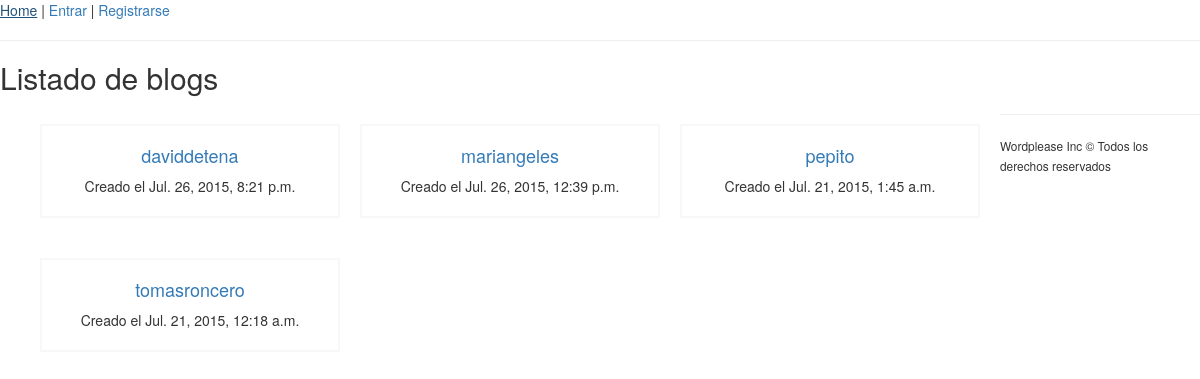
The app's page /blogs/ with its own data.
### blogs/models.py (models this page shows)
class Blog(models.Model):
    owner = models.OneToOneField(User)
    created_at = models.DateTimeField(auto_now_add=True)        # Se guarda al crearse el blog
    def __unicode__(self):
        return self.owner.username

### blogs/views.py (the view)
# urls.py: url(r'^blogs/$', BlogsView.as_view(), name='blog_home'),    # listado de blogs, con vista basada en clase BlogsView
class BlogsView(View):
    def get(self, request):
        blogs = Blog.objects.all().order_by('-created_at')
        context = {
            "blog_list": blogs[:5]
        }
        return render(request, 'blogs/home.html', context)

### blogs/templates/blogs/home.html (shortened to what this page needs)
{% extends 'base.html' %}
{% block section %}
    {% if blog_list|length > 0 %}
        <h2>Listado de blogs</h2>
        <ul class="post-list">
        {% for blog in blog_list %}
            <li>
                <div>
                    <h4><a href="{% url 'blog_posts' blog.owner.username %}">{{ blog }}</a></h4>
                    <p>Creado el {{ blog.created_at}}</p>
                </div>
            </li>
        {% endfor %}
    {% else %}
        ¡Sé el primero en crear un blog!
    {% endif %}
    </ul>
{% endblock %}

### wordplease/templates/base.html (shortened to what this page needs)
{% load staticfiles %}
<!DOCTYPE html>
<html lang="es">
<head>
    <link rel="stylesheet" href="{% static 'css/bootstrap.min.css' %}">
    <link rel="stylesheet" href="{% static 'css/bootstrap-theme.min.css' %}">
</head>
<body>
    <nav>
        <a href="{% url 'post_home' %}">Home</a>
        |
        {% if user.is_authenticated %}
            <a href="{% url 'post_create' %}">Crear post</a>
            |
            <a href="{% url 'blog_posts' user %}">Mis posts</a>
            <a style="float: right;" href="{% url 'user_logout' %}">Salir</a>
            <span style="float: right; margin-right: 10px">¡Hola, <strong>{{ user.first_name }} {{ user.last_name }}</strong>! </span>
        {% else %}
            <a href="{% url 'user_login' %}">Entrar</a>
            |
            <a href="{% url 'user_signup' %}">Registrarse</a>
        {% endif %}
    </nav>
    <hr>
    <section>
        {% block section %}
        {% endblock %}
    </section>
    <hr>
    <footer>
        <small>Wordplease Inc &copy; Todos los derechos reservados</small>
    </footer>
</body>
</html>

### wordplease/templates/base.html (style rules this page uses)
ul.post-list { list-style: none; }
ul.post-list li { float: left; margin: 20px 20px 20px 0; }
ul.post-list li:last-child { margin-right: 0; }
ul.post-list li div { border:2px solid #f8f8f8; padding: 10px; text-align: center; width: 300px; }
ul.post-list li div h4 { text-align: center; }

### records on screen
Blog: owner.username "daviddetena", created_at "Jul. 26, 2015, 8:21 p.m."
Blog: owner.username "mariangeles", created_at "Jul. 26, 2015, 12:39 p.m."
Blog: owner.username "pepito", created_at "Jul. 21, 2015, 1:45 a.m."
Blog: owner.username "tomasroncero", created_at "Jul. 21, 2015, 12:18 a.m."
